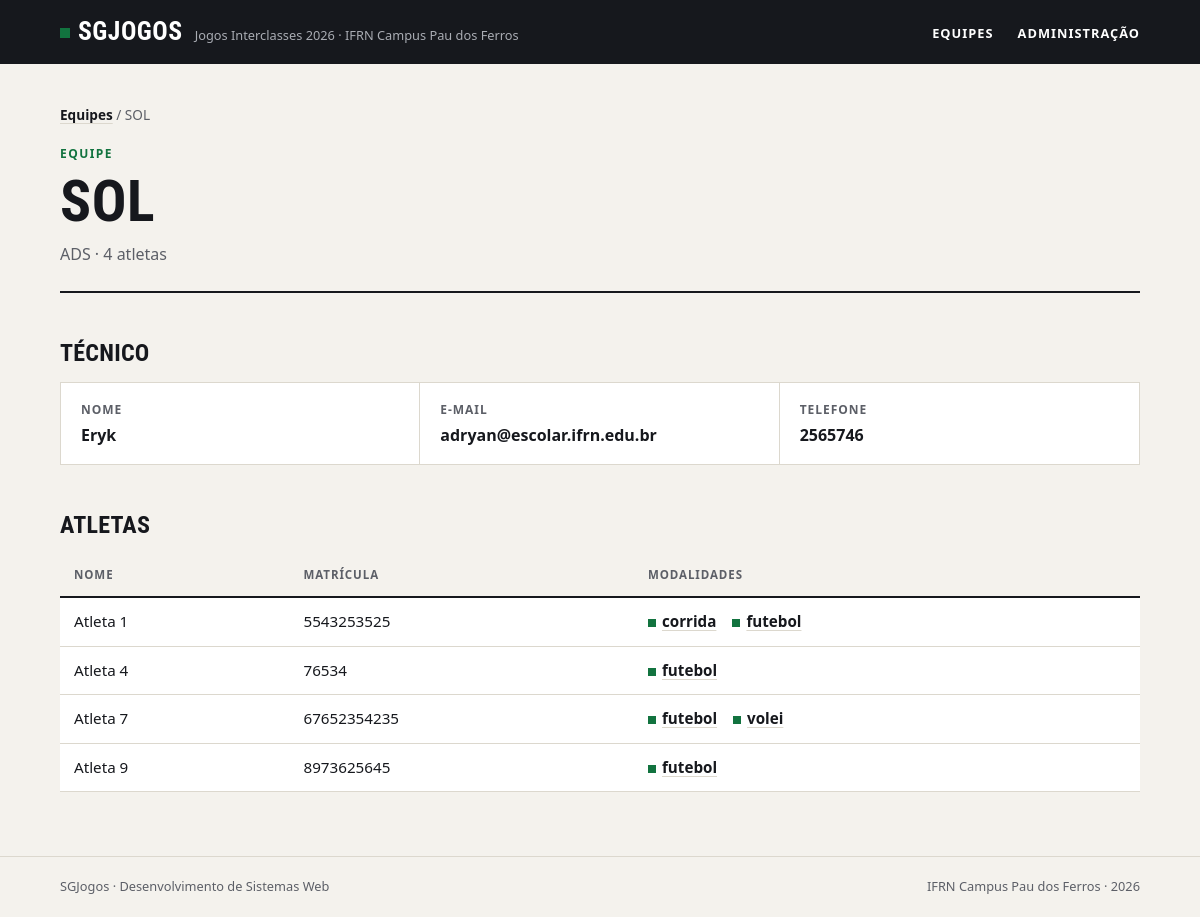
Screenshot of /equipes/2/ with the database file from the repository.
### jogos/models.py (models this page shows, shortened)
class Equipe(models.Model):
    nome = models.CharField(max_length=50, unique=True)
    curso = models.CharField(max_length=50)
    cor = models.CharField(max_length=8)
    criada_em = models.DateTimeField(auto_now_add=True)
    tecnico = models.OneToOneField(Tecnico, on_delete=models.CASCADE, related_name='equipe', null=True, blank=True)
    class Meta:
        verbose_name="Equipe"
        verbose_name_plural = "Equipes"
        ordering = ['nome']

class Tecnico(models.Model):
    nome = models.CharField(max_length=50)
    email = models.EmailField()
    telefone = models.CharField(max_length=11)
    class Meta:
        verbose_name="Técnico"
        verbose_name_plural = "Técnicos"
        ordering = ['nome']

class Atleta(models.Model):
    nome = models.CharField(max_length=50)
    matricula = models.CharField(max_length=20, unique=True)
    data_nascimento = models.DateField()
    equipe = models.ForeignKey(Equipe, on_delete=models.PROTECT, related_name='atletas')
    modalidade = models.ManyToManyField(Modalidade, related_name='atletas', blank=True)
    class Meta:
        verbose_name="Atleta"
        verbose_name_plural = "Atletas"
        ordering = ['nome']

class Modalidade(models.Model):
    tipo_choices = [
        ('Coletiva', 'COLETIVA'),
        ('Individual', 'INDIVIDUAL'),
    ]
    nome = models.CharField(max_length=50, unique=True)
    tipo = models.CharField(max_length=10, choices=tipo_choices)
    max_atletas = models.PositiveIntegerField()
    class Meta:
        verbose_name="Modalidade"
        verbose_name_plural = "Modalidades"
        ordering = ['nome']

### jogos/views.py (the view)
# urls.py: path('equipes/<int:equipe_id>/', views.equipe, name='equipe'),
def equipe(request, equipe_id):
    equipe = get_object_or_404(Equipe, id=equipe_id)
    return render(request, 'jogos/equipe.html', {'equipe': equipe})

### jogos/templates/jogos/equipe.html
{% extends 'base.html' %}
{% block content %}
    <nav class="trilha"><a href="{% url 'jogos:index' %}">Equipes</a> / {{ equipe.nome }}</nav>
    <header class="topo">
        <span class="sobretitulo">Equipe</span>
        <h1>{{ equipe.nome }}</h1>
        <p class="descricao">{{ equipe.curso }} · {{ equipe.atletas.count }} atletas</p>
    </header>
    <h2>Técnico</h2>
    {% if equipe.tecnico %}
    <dl class="numeros ficha">
        <div>
            <dt>Nome</dt>
            <dd>{{ equipe.tecnico.nome }}</dd>
        </div>
        <div>
            <dt>E-mail</dt>
            <dd>{{ equipe.tecnico.email }}</dd>
        </div>
        <div>
            <dt>Telefone</dt>
            <dd>{{ equipe.tecnico.telefone }}</dd>
        </div>
    </dl>
    {% else %}
        <p class="aviso">Esta equipe ainda não tem técnico cadastrado.</p>
    {% endif %}
    <h2>Atletas</h2>
    <div class="tabela">
        <table>
            <thead>
                <tr>
                    <th>Nome</th>
                    <th>Matrícula</th>
                    <th>Modalidades</th>
                </tr>
            </thead>
            <tbody>
                {% for atleta in equipe.atletas.all %}
                    <tr>
                        <td>{{ atleta.nome }}</td>
                        <td>{{ atleta.matricula }}</td>
                        <td>
                            <ul class="modalidades">
                                {% for modalidade in atleta.modalidade.all %}
                                    <li><a href="{% url 'jogos:modalidade' modalidade.id %}">{{ modalidade.nome }}</a></li>
                                    {% empty %}
                                    <li class="vazio">Nenhuma modalidade</li>
                                {% endfor %}
                            </ul>
                        </td>
                    </tr>
                    {% empty %}
                    <tr>
                        <td class="vazio" colspan="3">Nenhum atleta inscrito.</td>
                    </tr>
                {% endfor %}
            </tbody>
        </table>
    </div>
{% endblock %}

### static/css/style.css (style rules this page uses)
:root { --papel: #f4f2ed; --branco: #ffffff; --tinta: #16181d; --tinta-suave: #5c5f67; --linha: #dcd8ce; --verde: #12733f; --verde-claro: #e2efe6; --fonte-texto: system-ui, -apple-system, "Segoe UI", Roboto, Ubuntu, "Helvetica Neue", Arial, sans-serif; --fonte-titulo: "Bahnschrift SemiCondensed", "Bahnschrift", "Avenir Next Condensed", "Roboto Condensed", "Ubuntu Condensed", "Arial Narrow", var(--fonte-texto); }
*, *::before, *::after { box-sizing: border-box; }
* { margin: 0; padding: 0; }
body { min-height: 100vh; display: flex; flex-direction: column; background: var(--papel); color: var(--tinta); font-family: var(--fonte-texto); font-size: 1rem; line-height: 1.55; -webkit-font-smoothing: antialiased; }
a { color: inherit; }
ul { list-style: none; }
h1, h2, h3 { font-family: var(--fonte-titulo); font-stretch: condensed; font-weight: 700; line-height: 1.05; text-transform: uppercase; letter-spacing: 0.01em; }
.topo { padding-bottom: 24px; margin-bottom: 32px; border-bottom: 2px solid var(--tinta); }
.sobretitulo { display: block; margin-bottom: 8px; color: var(--verde); font-size: 0.75rem; font-weight: 700; letter-spacing: 0.12em; text-transform: uppercase; }
h1 { font-size: clamp(2.2rem, 6vw, 3.6rem); }
.descricao { max-width: 60ch; margin-top: 10px; color: var(--tinta-suave); }
h2 { margin: 48px 0 16px; font-size: 1.5rem; }
.trilha { margin-bottom: 20px; color: var(--tinta-suave); font-size: 0.85rem; }
.trilha a { color: var(--tinta); font-weight: 600; text-decoration-color: var(--linha); text-underline-offset: 3px; }
.numeros { display: grid; grid-template-columns: repeat(auto-fit, minmax(180px, 1fr)); border: 1px solid var(--linha); background: var(--branco); }
.numeros div { padding: 18px 20px; border-right: 1px solid var(--linha); }
.numeros div:last-child { border-right: none; }
.numeros dt { color: var(--tinta-suave); font-size: 0.75rem; font-weight: 700; letter-spacing: 0.08em; text-transform: uppercase; }
.numeros dd { margin-top: 4px; font-family: var(--fonte-titulo); font-stretch: condensed; font-size: 1.6rem; font-weight: 700; line-height: 1.15; font-variant-numeric: tabular-nums; overflow-wrap: anywhere; }
.tabela { overflow-x: auto; }
table { width: 100%; border-collapse: collapse; background: var(--branco); font-size: 0.95rem; font-variant-numeric: tabular-nums; }
th, td { padding: 12px 14px; border-bottom: 1px solid var(--linha); text-align: left; vertical-align: top; }
th { border-bottom: 2px solid var(--tinta); background: var(--papel); color: var(--tinta-suave); font-size: 0.72rem; font-weight: 700; letter-spacing: 0.08em; text-transform: uppercase; }
td a { font-weight: 600; text-decoration-color: var(--linha); text-underline-offset: 3px; }
.modalidades { display: flex; flex-wrap: wrap; gap: 4px 16px; }
.modalidades a::before { content: ""; display: inline-block; width: 8px; height: 8px; margin-right: 6px; background: var(--verde); }
.numeros.ficha dd { font-family: var(--fonte-texto); font-stretch: normal; font-size: 1rem; font-weight: 600; line-height: 1.4; }

### rows the page displays
Equipe: nome "SOL", curso "ADS", atletas.count "4", tecnico.nome "Eryk", tecnico.email "adryan@escolar.ifrn.edu.br", tecnico.telefone "2565746"
Atleta: nome "Atleta 1", matricula "5543253525"
Modalidade: nome "corrida"
Modalidade: nome "futebol"
Atleta: nome "Atleta 4", matricula "76534"
Atleta: nome "Atleta 7", matricula "67652354235"
Modalidade: nome "volei"
Atleta: nome "Atleta 9", matricula "8973625645"
